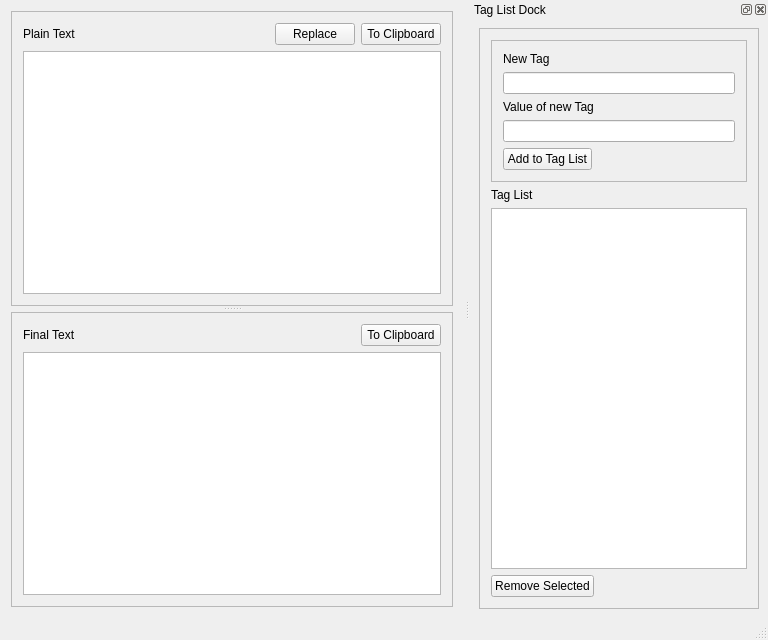
<?xml version="1.0" encoding="UTF-8"?>
<ui version="4.0">
 <class>MainWindow</class>
 <widget class="QMainWindow" name="MainWindow">
  <property name="geometry">
   <rect>
    <x>0</x>
    <y>0</y>
    <width>768</width>
    <height>640</height>
   </rect>
  </property>
  <property name="windowTitle">
   <string>Replacer</string>
  </property>
  <property name="styleSheet">
   <string notr="true"/>
  </property>
  <widget class="QWidget" name="centralWidget">
   <layout class="QVBoxLayout" name="verticalLayout">
    <item>
     <widget class="QSplitter" name="splitter">
      <property name="orientation">
       <enum>Qt::Vertical</enum>
      </property>
      <property name="handleWidth">
       <number>6</number>
      </property>
      <widget class="QFrame" name="frame">
       <property name="frameShape">
        <enum>QFrame::StyledPanel</enum>
       </property>
       <layout class="QVBoxLayout" name="verticalLayout_4">
        <item>
         <layout class="QHBoxLayout" name="horizontalLayout_2">
          <item>
           <widget class="QLabel" name="label">
            <property name="sizePolicy">
             <sizepolicy hsizetype="Preferred" vsizetype="Preferred">
              <horstretch>1</horstretch>
              <verstretch>0</verstretch>
             </sizepolicy>
            </property>
            <property name="text">
             <string>Plain Text</string>
            </property>
           </widget>
          </item>
          <item>
           <widget class="QPushButton" name="pushButton_replace">
            <property name="text">
             <string>Replace</string>
            </property>
           </widget>
          </item>
          <item>
           <widget class="QPushButton" name="pushButton_c2c_plain">
            <property name="text">
             <string>To Clipboard</string>
            </property>
           </widget>
          </item>
         </layout>
        </item>
        <item>
         <widget class="QTextEdit" name="textEdit_plain">
          <property name="whatsThis">
           <string>&lt;html&gt;&lt;head/&gt;&lt;body&gt;&lt;p&gt;enter the text you want to have the replacees in&lt;/p&gt;&lt;/body&gt;&lt;/html&gt;</string>
          </property>
          <property name="placeholderText">
           <string>&lt;enter your text here&gt;</string>
          </property>
         </widget>
        </item>
       </layout>
      </widget>
      <widget class="QFrame" name="frame_2">
       <property name="frameShape">
        <enum>QFrame::StyledPanel</enum>
       </property>
       <layout class="QVBoxLayout" name="verticalLayout_2">
        <item>
         <layout class="QHBoxLayout" name="horizontalLayout">
          <item>
           <widget class="QLabel" name="label_2">
            <property name="sizePolicy">
             <sizepolicy hsizetype="Preferred" vsizetype="Preferred">
              <horstretch>1</horstretch>
              <verstretch>0</verstretch>
             </sizepolicy>
            </property>
            <property name="text">
             <string>Final Text</string>
            </property>
           </widget>
          </item>
          <item>
           <widget class="QPushButton" name="pushButton_c2c_final">
            <property name="text">
             <string>To Clipboard</string>
            </property>
           </widget>
          </item>
         </layout>
        </item>
        <item>
         <widget class="QTextEdit" name="textEdit_final">
          <property name="textInteractionFlags">
           <set>Qt::TextSelectableByKeyboard|Qt::TextSelectableByMouse</set>
          </property>
          <property name="placeholderText">
           <string>&lt;text with filled in replacements&gt;</string>
          </property>
         </widget>
        </item>
       </layout>
      </widget>
     </widget>
    </item>
   </layout>
  </widget>
  <widget class="QDockWidget" name="dockWidget">
   <property name="sizePolicy">
    <sizepolicy hsizetype="Preferred" vsizetype="Minimum">
     <horstretch>0</horstretch>
     <verstretch>0</verstretch>
    </sizepolicy>
   </property>
   <property name="autoFillBackground">
    <bool>false</bool>
   </property>
   <property name="windowTitle">
    <string extracomment="This is the Tag List Dock">Tag List Dock</string>
   </property>
   <attribute name="dockWidgetArea">
    <number>2</number>
   </attribute>
   <widget class="QWidget" name="dockWidgetContents_2">
    <layout class="QVBoxLayout" name="verticalLayout_3" stretch="0">
     <property name="spacing">
      <number>6</number>
     </property>
     <property name="leftMargin">
      <number>9</number>
     </property>
     <property name="topMargin">
      <number>9</number>
     </property>
     <property name="rightMargin">
      <number>9</number>
     </property>
     <property name="bottomMargin">
      <number>9</number>
     </property>
     <item>
      <widget class="QFrame" name="frame_4">
       <property name="frameShape">
        <enum>QFrame::StyledPanel</enum>
       </property>
       <property name="frameShadow">
        <enum>QFrame::Plain</enum>
       </property>
       <layout class="QVBoxLayout" name="verticalLayout_6">
        <item>
         <widget class="QFrame" name="frame_3">
          <property name="frameShape">
           <enum>QFrame::StyledPanel</enum>
          </property>
          <property name="frameShadow">
           <enum>QFrame::Plain</enum>
          </property>
          <layout class="QVBoxLayout" name="verticalLayout_5">
           <item>
            <widget class="QLabel" name="label_3">
             <property name="text">
              <string>New Tag</string>
             </property>
            </widget>
           </item>
           <item>
            <widget class="QLineEdit" name="lineEdit_newTag"/>
           </item>
           <item>
            <widget class="QLabel" name="label_4">
             <property name="text">
              <string>Value of new Tag</string>
             </property>
            </widget>
           </item>
           <item>
            <widget class="QLineEdit" name="lineEdit_newValue"/>
           </item>
           <item>
            <layout class="QHBoxLayout" name="horizontalLayout_3">
             <item>
              <widget class="QPushButton" name="pushButton_add_2_tag_list">
               <property name="text">
                <string>Add to Tag List</string>
               </property>
              </widget>
             </item>
             <item>
              <spacer name="horizontalSpacer_2">
               <property name="orientation">
                <enum>Qt::Horizontal</enum>
               </property>
               <property name="sizeHint" stdset="0">
                <size>
                 <width>40</width>
                 <height>20</height>
                </size>
               </property>
              </spacer>
             </item>
            </layout>
           </item>
          </layout>
         </widget>
        </item>
        <item>
         <widget class="QLabel" name="label_5">
          <property name="text">
           <string>Tag List</string>
          </property>
         </widget>
        </item>
        <item>
         <widget class="QTableView" name="tableView">
          <property name="alternatingRowColors">
           <bool>true</bool>
          </property>
          <property name="selectionMode">
           <enum>QAbstractItemView::ExtendedSelection</enum>
          </property>
          <property name="selectionBehavior">
           <enum>QAbstractItemView::SelectRows</enum>
          </property>
          <property name="verticalScrollMode">
           <enum>QAbstractItemView::ScrollPerItem</enum>
          </property>
          <property name="horizontalScrollMode">
           <enum>QAbstractItemView::ScrollPerPixel</enum>
          </property>
          <property name="gridStyle">
           <enum>Qt::NoPen</enum>
          </property>
          <property name="sortingEnabled">
           <bool>false</bool>
          </property>
          <attribute name="horizontalHeaderVisible">
           <bool>true</bool>
          </attribute>
          <attribute name="horizontalHeaderStretchLastSection">
           <bool>true</bool>
          </attribute>
          <attribute name="verticalHeaderVisible">
           <bool>false</bool>
          </attribute>
         </widget>
        </item>
        <item>
         <layout class="QHBoxLayout" name="horizontalLayout_4">
          <item>
           <widget class="QPushButton" name="pushButton_remove_tag">
            <property name="text">
             <string>Remove Selected</string>
            </property>
           </widget>
          </item>
          <item>
           <spacer name="horizontalSpacer">
            <property name="orientation">
             <enum>Qt::Horizontal</enum>
            </property>
            <property name="sizeHint" stdset="0">
             <size>
              <width>40</width>
              <height>20</height>
             </size>
            </property>
           </spacer>
          </item>
         </layout>
        </item>
       </layout>
      </widget>
     </item>
    </layout>
   </widget>
  </widget>
  <widget class="QMenuBar" name="menuBar">
   <property name="geometry">
    <rect>
     <x>0</x>
     <y>0</y>
     <width>768</width>
     <height>22</height>
    </rect>
   </property>
  </widget>
  <widget class="QStatusBar" name="statusBar"/>
 </widget>
 <layoutdefault spacing="6" margin="11"/>
 <resources/>
 <connections/>
</ui>
